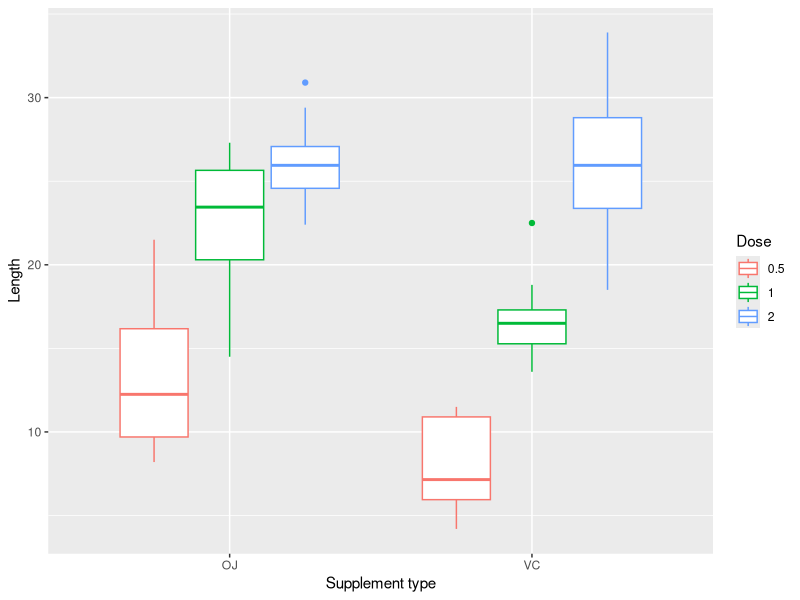

Reproduce this figure in R.
## ---- chunk 1
knitr::opts_chunk$set(echo = TRUE,tidy.opts=list(width.cutoff=80), tidy=TRUE)
## ---- chunk 2
library(ggplot2)
data(ToothGrowth)
head(ToothGrowth)
## ---- chunk 3
data = ToothGrowth
ggplot(data = data, aes(x = supp, y = len, color = factor(dose)) ) + geom_boxplot() + xlab("Supplement type") + ylab("Length") + scale_color_discrete(name = "Dose")
